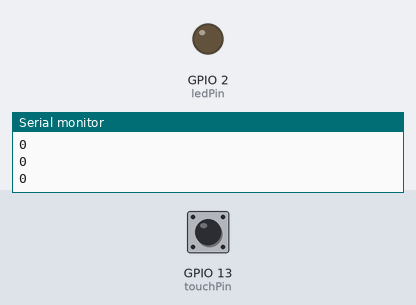
Bench run of a sketch on a simulated ESP32. Shown: output pins drawn as LEDs (lit = HIGH), the last lines printed to the serial monitor. The inputs (shaded band) are chosen by the test bench; at power-on: GPIO 13 (touchPin) LOW.

Above: at 1.2 s.
1.3 s: GPIO 13 (touchPin) pulled HIGH for 0.15 s
At 1.4 s:
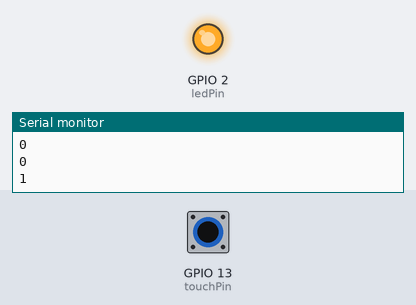
3.0 s: GPIO 13 (touchPin) pulled HIGH for 3.2 s
At 7.3 s:
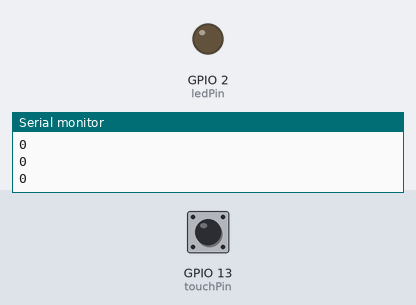
Timing chart, 0 to 8.8 s (numbered marks = the images above; inputs shaded):
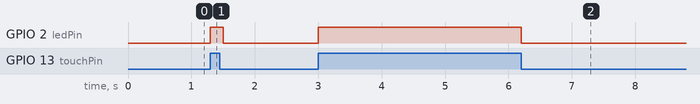

Measured:
- after the input at 1.3 s, GPIO 2 (ledPin): LOW → HIGH at once, → LOW 0.20 s later
- after the input at 3.0 s, GPIO 2 (ledPin): LOW → HIGH at once, → LOW 3.2 s later

The sketch:

Touch.ino
```cpp
const int touchPin =13; // הפין שאליו מחובר ה־OUT של החיישן
const int ledPin = 2;   // לדוגמה – נורית מובנית ב־ESP32

void setup() {
  pinMode(touchPin, INPUT);
  pinMode(ledPin, OUTPUT);
  Serial.begin(115200);
}

void loop() {
  int touchState = digitalRead(touchPin);
  Serial.println(touchState);

  if (touchState == HIGH) {
    digitalWrite(ledPin, HIGH);
  } else {
    digitalWrite(ledPin, LOW);
  }

  delay(100);
}
```
